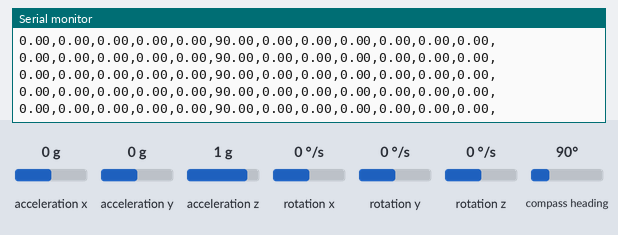
The sketch below on a simulated Arduino Uno, built with avr-gcc and run on an emulated ATmega328P. Parts: the last lines printed to the serial monitor. The test bench sets the inputs (shaded band); at power-on: acceleration z 1 g, acceleration x 0 g, rotation x 0 °/s, acceleration y 0 g, compass heading 90°, rotation y 0 °/s, rotation z 0 °/s.

Above: at 2.2 s.
2.3 s: acceleration z set to -1.4 g
At 3.2 s:
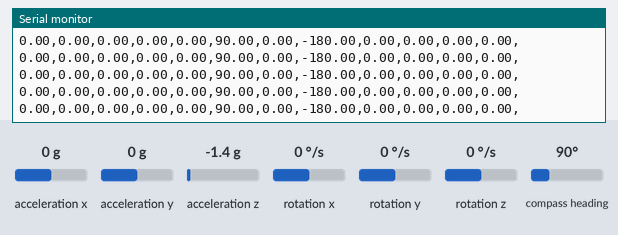
5.3 s: acceleration x set to 0.8 g
At 6.3 s:
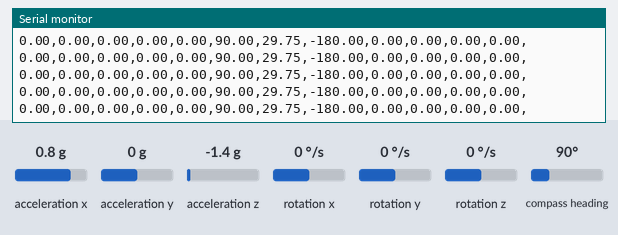
8.3 s: rotation x set to -192 °/s
At 9.3 s:
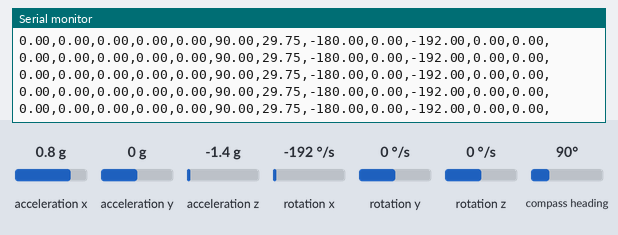
11.3 s: acceleration y set to -1.4 g
At 12.3 s:
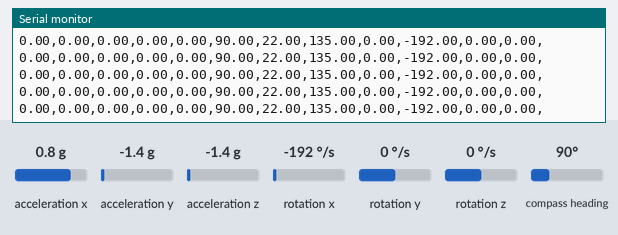
14.3 s: compass heading set to 7°
At 15.3 s:
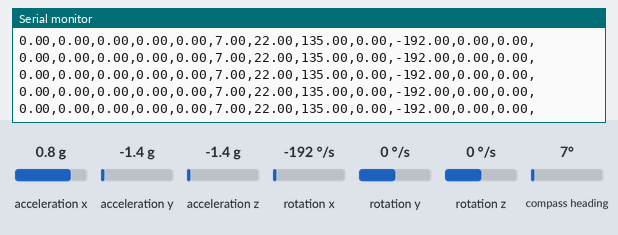
17.3 s: rotation x set to 0 °/s
At 18.4 s:
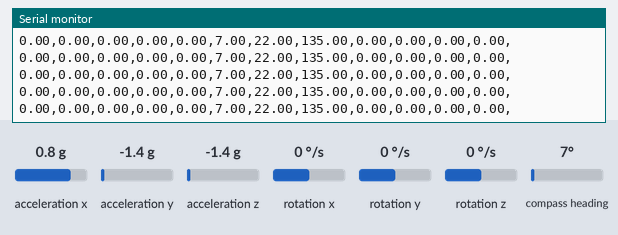

The sketch:

Serial_Read.ino
```cpp
#include <Wire.h>
#include <Adafruit_Sensor.h>
#include <Adafruit_BNO055.h>
#include <utility/imumaths.h>


/* Set the delay between fresh samples */
uint16_t BNO055_SAMPLERATE_DELAY_MS = 0;

// Check I2C device address and correct line below (by default address is 0x29 or 0x28)
//                                   id, address
Adafruit_BNO055 bno = Adafruit_BNO055(55, 0x28);

void setup(void)
{
  Serial.begin(2000000);
  Serial.println("Orientation Sensor Test");
  Serial.println("");

  /* Initialise the sensor */
  if (!bno.begin())
  {
    /* There was a problem detecting the BNO055 ... check your connections */
    Serial.print("Ooops, no BNO055 detected ... Check your wiring or I2C ADDR!");
    while (1);
  }

  Serial.println("t,Ax,Ay,Az,t,Ex,Ey,Ez,t,Wx,Wy,Wz");

  delay(1000);
}

void loop(void)
{

  while(millis() <= 60000) {
  sensors_event_t orientationData , angVelocityData , linearAccelData;
  bno.getEvent(&linearAccelData, Adafruit_BNO055::VECTOR_LINEARACCEL);
  bno.getEvent(&orientationData, Adafruit_BNO055::VECTOR_EULER);
  bno.getEvent(&angVelocityData, Adafruit_BNO055::VECTOR_GYROSCOPE);

  printEvent(&linearAccelData);
  printEvent(&orientationData);
  printEvent(&angVelocityData);
  Serial.println();

  //delay(BNO055_SAMPLERATE_DELAY_MS);

  }
}

void printEvent(sensors_event_t* event)
{
  double x = -1000000, y = -1000000 , z = -1000000, t = 1000000; //dumb values, easy to spot problem
  x = event->orientation.x;
  y = event->orientation.y;
  z = event->orientation.z;
  t = event->timestamp;

  Serial.print(t);
  Serial.print(",");
  Serial.print(x);
  Serial.print(",");
  Serial.print(y);
  Serial.print(",");
  Serial.print(z);
  Serial.print(",");
}
```

Measured:
- after the input at 2.3 s, the serial monitor: prints a new line at once (image 1)
- after the input at 5.3 s, the serial monitor: prints a new line at once (image 2)
- after the input at 8.3 s, the serial monitor: prints a new line at once (image 3)
- after the input at 11.3 s, the serial monitor: prints a new line at once (image 4)
- after the input at 14.3 s, the serial monitor: prints a new line at once (image 5)
- after the input at 17.3 s, the serial monitor: prints a new line at once (image 6)
